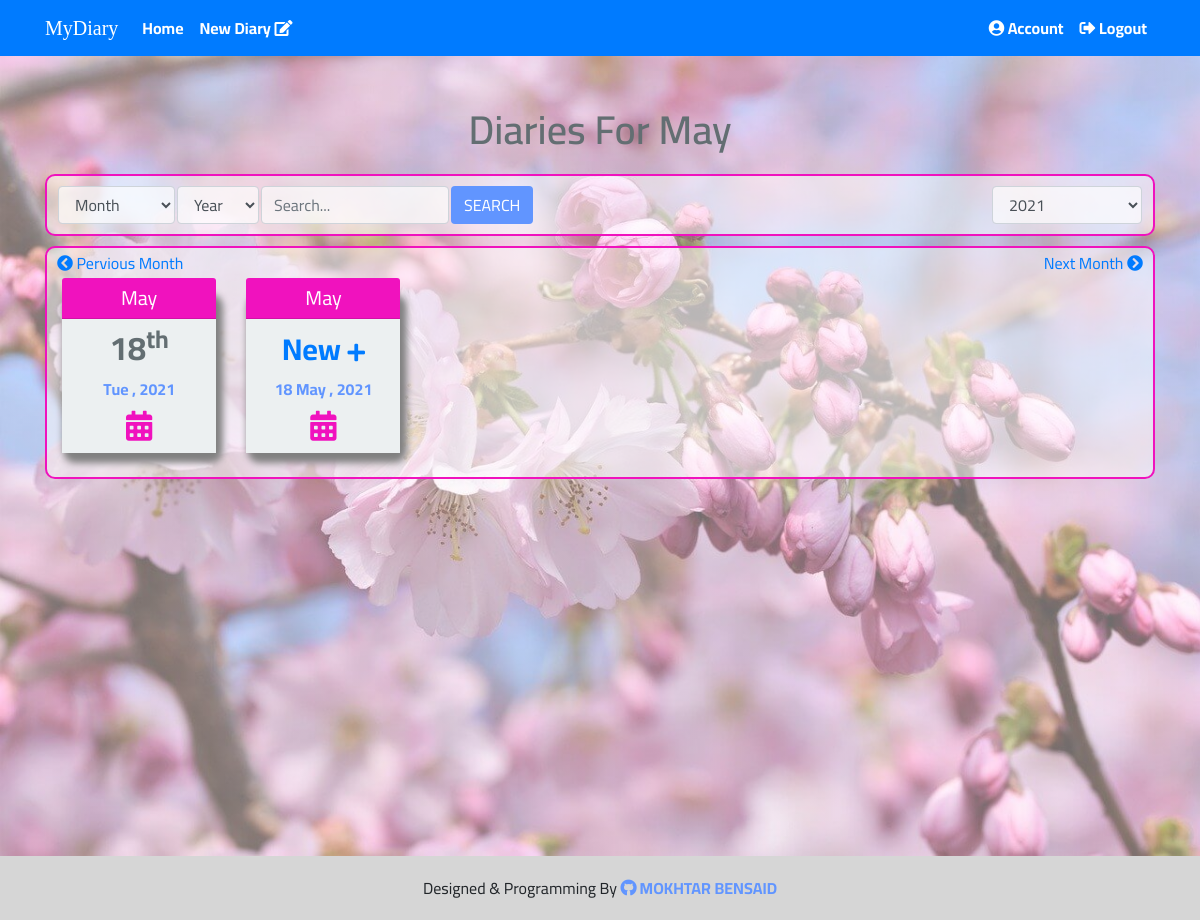
Screenshot of /month-diaries.php?year=2021&monthid=5 (signed in) with the database file from the repository.
### tables this page shows
CREATE TABLE `diaries` (
  `id` int(11) NOT NULL,
  `user_id` int(11) NOT NULL,
  `title` varchar(255) NOT NULL DEFAULT 'title',
  `content` text NOT NULL,
  `date` date NOT NULL,
  `time` time NOT NULL
);

### month-diaries.php (the view, shortened to what this page needs)
<?php
include 'initial.php';
include $templates.'navbar.php';
 $id = $_SESSION['uid'];
 $yearid = isset($_GET['year']) && is_numeric($_GET['year']) ? intval($_GET['year']) :0 ;
 $monthid = isset($_GET['monthid']) && is_numeric($_GET['monthid']) ? intval($_GET['monthid']) :0 ;
$dateObj   = DateTime::createFromFormat('!m', $monthid);
$monthName = $dateObj->format('F');
$monthShortName = $dateObj->format('M');
?>
<div class="dashboard">
  <h1 class="custom-title text-center">Diaries For <?php echo $monthName   ?> </h1>
  <div class="container">
    <div class="search-box">
      <select class="form-control year" onchange="location = this.value;">
          <?php
          $stmt3 = $conn->prepare("SELECT DISTINCT DATE_FORMAT(date,'%Y') AS Year FROM diaries WHERE user_id = $id ORDER BY Year");
          $stmt3->execute();
          $years = $stmt3->fetchAll();
            foreach ($years as $year) {
           echo '<option value="month-diaries.php?year='.$year['Year'].'&monthid='.$monthid.'"';
             if ($year['Year'] == $yearid) {
               echo 'selected';
          }else{
           if ($year['Year'] == $curYear) {
             echo 'selected';
            }
         }
         echo '>'.$year['Year'].'</option>';
         }
         ?>
      </select>
      <form class="form-inline search-form" method="POST" action="search.php">
        <select name="month" class="form-control">
          <option value="">Month</option>
        </select>
        <select name="year" class="form-control">
          <option value="">Year</option>
        </select>
        <input class="form-control" name="search" type="search" placeholder="Search..." required>
        <button class="btn custom-btn search-btn" name="submit1" type="submit">Search</button>
      </form>
    </div>
    <div class="last-diaries month-diaries">
      <a href="month-diaries.php?year=<?php echo $yearid ?>&monthid=<?php echo $monthid+1 ?>" class="next-month">Next Month <i class="fa fa-chevron-circle-right"></i></a>
      <a href="month-diaries.php?year=<?php echo $yearid ?>&monthid=<?php echo $monthid-1 ?>" class="previous-month"><i class="fa fa-chevron-circle-left"></i> Pervious Month</a>
      <div class="row">
        <?php
         $stmt = $conn->prepare("SELECT * FROM diaries WHERE DATE_FORMAT(date,'%Y') = $yearid AND DATE_FORMAT(date,'%m') = $monthid AND user_id = $id ORDER BY date DESC");
         $stmt->execute();
         $rows = $stmt->fetchAll();
          foreach ($rows as $row) {
             $dateYear = date("D , Y", strtotime($row['date']));
             $dayNumber = date("j<\s\u\p>S</\s\u\p>", strtotime($row['date']));
             $mounth = date("M", strtotime($row['date']));
        ?>
        <div class="col-xs-6 col-sm-6 col-md-3 col-lg-2">
          <a class="diary-visit-link" href="diary.php?diaryid=<?php echo $row['id']; ?>">
            <div class="diary-box text-center">
              <div class="card border-success mb-3">
                <div class="card-header"><?php echo $mounth  ?></div>
                <div class="card-body text-success">
                  <h3 class="diary-num-day"><?php echo $dayNumber  ?></h3>
                  <p class="diary-day"><?php echo $dateYear  ?></p>
                  <p class="calendar-icon"><i class="fas fa-calendar-alt"></i></p>
                </div>
              </div>
            </div>
          </a>
        </div>
        <?php  } ?>
        <div class="col-xs-6 col-sm-6 col-md-3 col-lg-2">
          <a class="diary-visit-link" href="diary.php?diaryid=<?php echo $row['id']; ?>">
            <div class="diary-box text-center">
              <div class="card border-success mb-3">
                <div class="card-header"><?php echo $monthShortName;  ?></div>
                <div class="card-body text-success">
                  <h3 class="diary-num-day"><a href="newdiary.php">New <i class="fas fa-plus"></i></a></h3>
                  <p class="diary-day"><?php echo date("d M , Y")  ?></p>
                  <p class="calendar-icon"><i class="fas fa-calendar-alt"></i></p>
                </div>
              </div>
            </div>
          </a>
        </div>
      </div>
    </div>
  </div>
</div>
<?php
include $templates.'footer.php';
?>

### themes/css/style.css (style rules this page uses)
body { font-family: 'Cairo', sans-serif; }
.custom-title { padding-top: 50px; color: #636e72; font-family: 'Cairo', sans-serif; font-weight: 600; margin-bottom: 20px }
h3 { color: #636e72; font-family: 'Cairo', sans-serif; font-weight: 600; }
.custom-btn { background-color: #6195ff; color: #fff; }
.search-box { padding: 0 10px; border: 2px solid #F012BE; border-radius: 10px; position: relative; background-color: #ffffff80; }
.search-box .form-control { margin: 10px 1px; background-color: #ffffffad }
.search-box .search-btn { margin: 10px 1px; text-transform: uppercase; transition: all .5s ease-in-out; }
.search-box .year { width: 150px; position: absolute; right: 10px; top: 0px; }
.dashboard { background:linear-gradient(rgba(255, 250, 250, 0.43),rgba(255, 250, 250, 0.43)),url(../images/background11.jpg); background-size: cover; background-repeat: no-repeat; min-height: 100vh; padding-bottom: 100px }
.search .search-results, .dashboard .last-diaries, .dashboard .diaries-months { padding: 20px 15px; overflow: hidden; border: 2px solid #F012BE; border-radius: 10px; margin-top: 10px; background-color: #ffffff80; }
.dashboard .diary-box { border-radius: 10px !important; }
.dashboard .diary-box .card { border: none; width: 154px; height: 163px; border-radius: 10px !important; margin: 10px auto; box-shadow: 4px 19px 7px 3px grey }
.dashboard .diary-box .card-header { background-color: #F012BE; color: #fff; font-size: 20px; padding: 5px; }
.dashboard .diary-box .card-body { padding: 10px 0 0; background-color: #e8ffe7; transition: all .5s ease-in-out; background-color: #ecf0f1 }
.dashboard .diary-box .diary-num-day { font-size: 33px; font-weight: bold; }
.dashboard .diary-box .diary-num-day a { text-decoration: none; font-size: 30px; }
.dashboard .diary-box .diary-num-day a i { font-size: 20px }
.dashboard .diary-box .diary-day { margin-bottom: 10px; color: #6195ff; font-weight: 700; }
.dashboard .diary-box .calendar-icon { margin-top: 10px; margin-bottom: 10px; }
.dashboard .diary-box .calendar-icon i { font-size: 30px; color: #F012BE }
.month-diaries { position: relative; }
.month-diaries .next-month { position: absolute; right: 10px; top: 3px; }
.month-diaries .previous-month { position: absolute; left: 10px; top: 3px; }
.month-diaries .next-month, .month-diaries .previous-month { text-decoration: none; color: #007bff; }

### rows the page displays
diaries: date "May", date "18 th", date "Tue , 2021"

### other values shown
$monthName "May"
$monthShortName "May"
form field value "2021"
